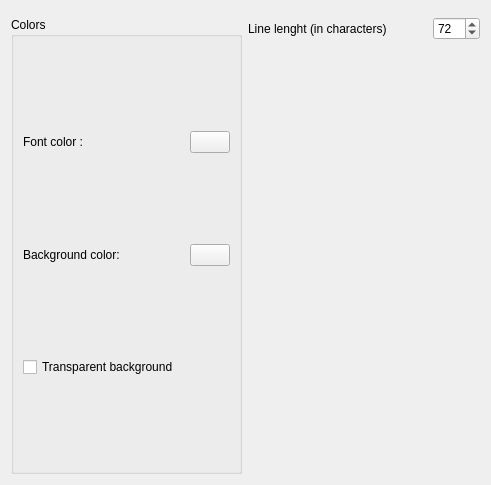
<ui version="4.0" >
 <class>CaptionDialog</class>
 <widget class="QWidget" name="CaptionDialog" >
  <property name="geometry" >
   <rect>
    <x>0</x>
    <y>0</y>
    <width>491</width>
    <height>485</height>
   </rect>
  </property>
  <property name="windowTitle" >
   <string>captionDialog</string>
  </property>
  <layout class="QVBoxLayout" name="verticalLayout_2" >
   <item>
    <widget class="KFontChooser" name="m_commentsFontChooser" />
   </item>
   <item>
    <layout class="QHBoxLayout" name="horizontalLayout_2" >
     <item>
      <widget class="QGroupBox" name="groupBox" >
       <property name="title" >
        <string>Colors</string>
       </property>
       <layout class="QGridLayout" name="gridLayout" >
        <item row="0" column="0" >
         <widget class="QLabel" name="label" >
          <property name="text" >
           <string>Font color :</string>
          </property>
         </widget>
        </item>
        <item row="0" column="1" >
         <spacer name="horizontalSpacer" >
          <property name="orientation" >
           <enum>Qt::Horizontal</enum>
          </property>
          <property name="sizeHint" stdset="0" >
           <size>
            <width>55</width>
            <height>20</height>
           </size>
          </property>
         </spacer>
        </item>
        <item row="0" column="2" >
         <widget class="KColorButton" name="m_commentsFontColor" />
        </item>
        <item row="1" column="0" >
         <widget class="QLabel" name="label_2" >
          <property name="text" >
           <string>Background color:</string>
          </property>
         </widget>
        </item>
        <item row="1" column="1" >
         <spacer name="horizontalSpacer_2" >
          <property name="orientation" >
           <enum>Qt::Horizontal</enum>
          </property>
          <property name="sizeHint" stdset="0" >
           <size>
            <width>55</width>
            <height>20</height>
           </size>
          </property>
         </spacer>
        </item>
        <item row="1" column="2" >
         <widget class="KColorButton" name="m_commentsBgColor" />
        </item>
        <item row="2" column="0" colspan="2" >
         <widget class="QCheckBox" name="m_transparentBgCheckBox" >
          <property name="text" >
           <string>Transparent background</string>
          </property>
         </widget>
        </item>
       </layout>
      </widget>
     </item>
     <item>
      <layout class="QVBoxLayout" name="verticalLayout" >
       <item>
        <layout class="QHBoxLayout" name="horizontalLayout" >
         <item>
          <widget class="QLabel" name="label_3" >
           <property name="text" >
            <string>Line lenght (in characters)</string>
           </property>
          </widget>
         </item>
         <item>
          <spacer name="horizontalSpacer_3" >
           <property name="orientation" >
            <enum>Qt::Horizontal</enum>
           </property>
           <property name="sizeHint" stdset="0" >
            <size>
             <width>40</width>
             <height>20</height>
            </size>
           </property>
          </spacer>
         </item>
         <item>
          <widget class="QSpinBox" name="m_commentsLinesLengthSpinBox" >
           <property name="buttonSymbols" >
            <enum>QAbstractSpinBox::UpDownArrows</enum>
           </property>
           <property name="minimum" >
            <number>1</number>
           </property>
           <property name="maximum" >
            <number>500</number>
           </property>
           <property name="value" >
            <number>72</number>
           </property>
          </widget>
         </item>
        </layout>
       </item>
       <item>
        <spacer name="verticalSpacer" >
         <property name="orientation" >
          <enum>Qt::Vertical</enum>
         </property>
         <property name="sizeHint" stdset="0" >
          <size>
           <width>20</width>
           <height>40</height>
          </size>
         </property>
        </spacer>
       </item>
      </layout>
     </item>
    </layout>
   </item>
  </layout>
 </widget>
 <customwidgets>
  <customwidget>
   <class>KColorButton</class>
   <extends>QPushButton</extends>
   <header>kcolorbutton.h</header>
  </customwidget>
  <customwidget>
   <class>KFontChooser</class>
   <extends>QWidget</extends>
   <header>kfontdialog.h</header>
  </customwidget>
 </customwidgets>
 <resources/>
 <connections/>
</ui>
